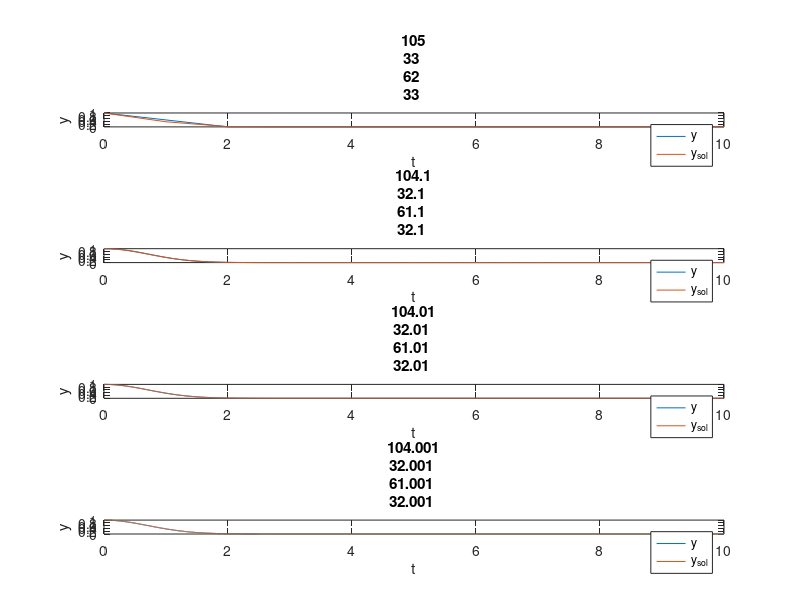
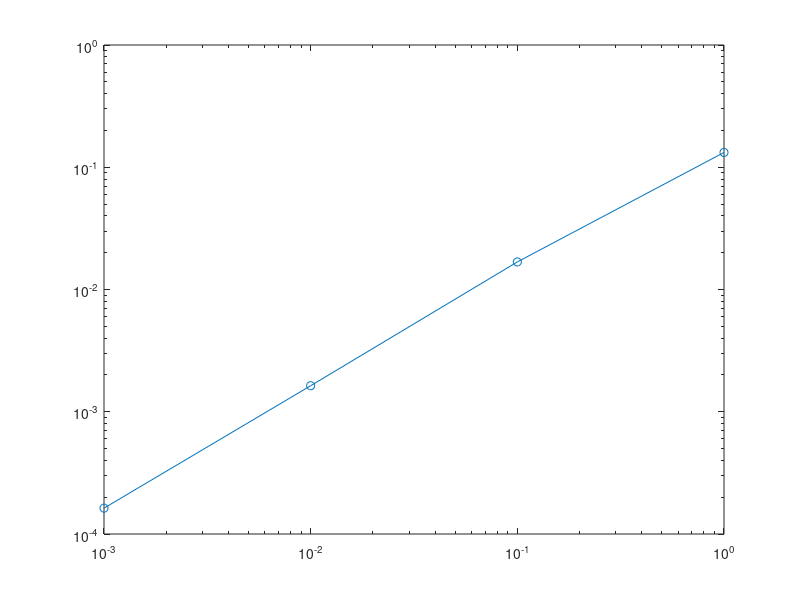
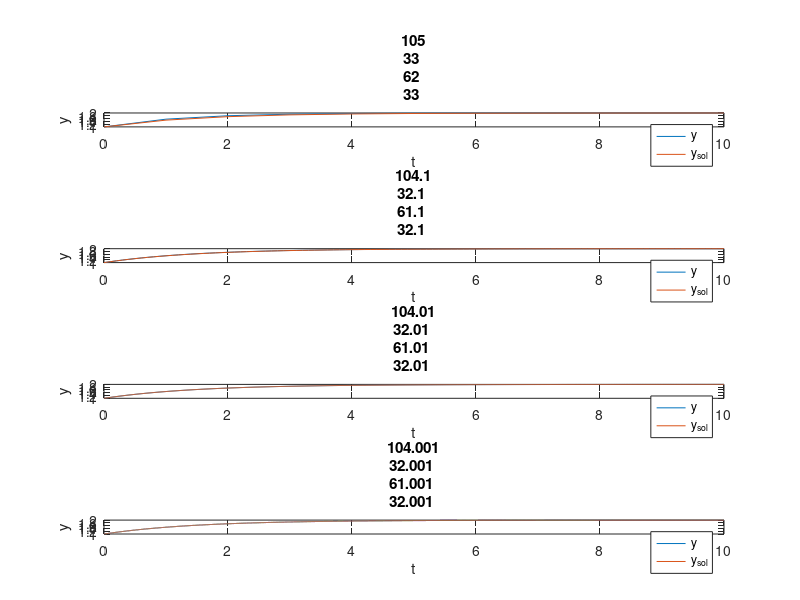
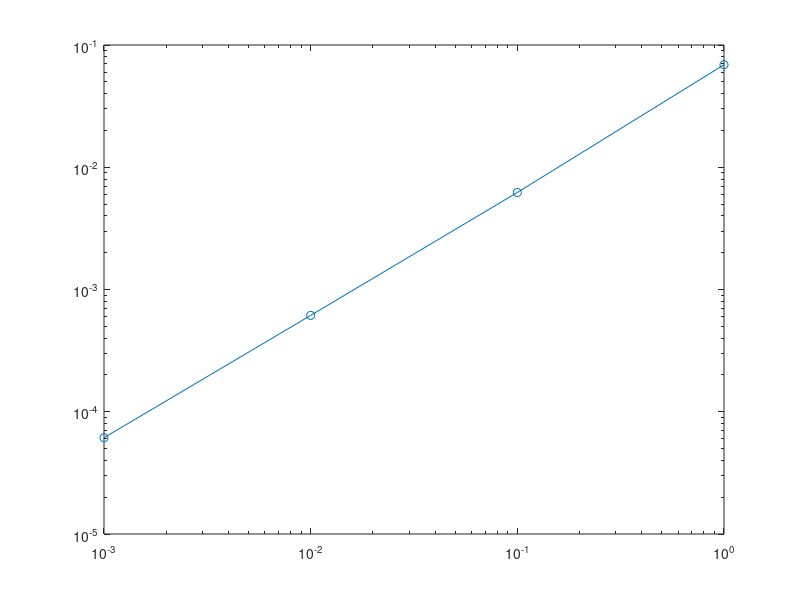

Write MATLAB code to recreate these figures, in order.
clear;
h = 0.01;
clear;

H = [1 1e-1 1e-2 1e-3];
dy{1} = @(t, y) -2*t*y; 
dy{2} = @(t, y) (4-2*y)/3;
y_ex = {@(t) exp(-t.^2), @(t) 2 * (1 - exp(-2*(t/3))) + exp(-2*(t/3))};

for m=1:2
    figure;
    plt = 1;
    maxerr = zeros(1,4);
    
    for h=H
        t = 0:h:10;
        y = zeros(1,length(t));
        y(1) = 1;
        y_sol = y_ex{m}(t);
        err = zeros(1,length(t));
        
        for k = 2:length(t)
            fn = dy{m}(t(k-1), y(k-1));
            fn_2 = dy{m}(t(k-1) + 0.5 * h, y(k-1) + 0.5 * h * fn);
            y(k) = y(k-1) + 0.5*h*(fn+fn_2);
            err(k) = abs(y_sol(k) - y(k));
        end
        maxerr(plt) = max(err);
        subplot (4,1,plt);
        plot(t,y);
        title("h = "+h);
        xlabel("t");
        ylabel("y");
        hold on;
        plot(t,y_sol);
        legend("y", "y_{sol}");
        hold off;
        plt = plt + 1;
    end
    figure;
    loglog(H, maxerr, '-o');
end